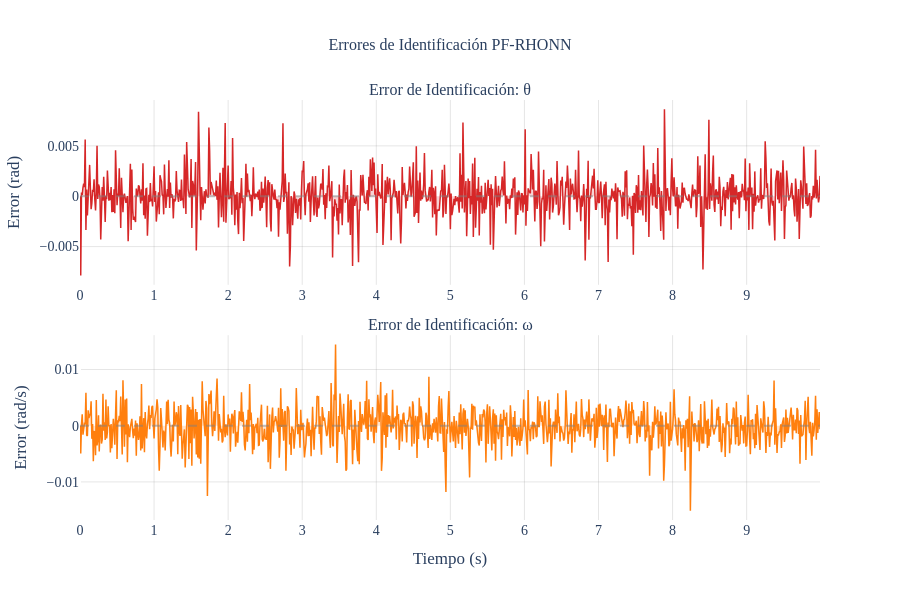

Notebook source saved alongside this figure:
### Code cell
# ============================================================
# 8) IDENTIFICATION ERRORS
# ============================================================

errors_pf = x_true - x_est_pf

fig = make_subplots(
    rows=2, cols=1,
    subplot_titles=('Error de Identificación: θ', 'Error de Identificación: ω'),
    vertical_spacing=0.12
)

# θ error
fig.add_trace(go.Scatter(
    x=t, y=errors_pf[:, 0],
    mode='lines',
    name='Error θ',
    line=dict(color='#d62728', width=1.5),
    fill='tozeroy',
    fillcolor='rgba(214, 39, 40, 0.2)'
), row=1, col=1)

# ω error
fig.add_trace(go.Scatter(
    x=t, y=errors_pf[:, 1],
    mode='lines',
    name='Error ω',
    line=dict(color='#ff7f0e', width=1.5),
    fill='tozeroy',
    fillcolor='rgba(255, 127, 14, 0.2)',
    showlegend=False
), row=2, col=1)

# Zero reference lines
fig.add_hline(y=0, line_dash="dash", line_color="gray", opacity=0.5, row=1, col=1)
fig.add_hline(y=0, line_dash="dash", line_color="gray", opacity=0.5, row=2, col=1)

fig.update_xaxes(title_text="Tiempo (s)", row=2, col=1,
                 gridcolor=thesis_config['gridcolor'], showgrid=True)
fig.update_xaxes(gridcolor=thesis_config['gridcolor'], showgrid=True, row=1, col=1)

fig.update_yaxes(title_text="Error (rad)", row=1, col=1,
                 gridcolor=thesis_config['gridcolor'], showgrid=True)
fig.update_yaxes(title_text="Error (rad/s)", row=2, col=1,
                 gridcolor=thesis_config['gridcolor'], showgrid=True)

fig.update_layout(
    height=600,
    title=dict(
        text='Errores de Identificación PF-RHONN',
        x=0.5,
        xanchor='center',
        font=dict(size=thesis_config['title_size'], family=thesis_config['font_family'])
    ),
    font=dict(size=thesis_config['font_size'], family=thesis_config['font_family']),
    plot_bgcolor=thesis_config['plot_bgcolor'],
    paper_bgcolor=thesis_config['paper_bgcolor'],
    showlegend=False,
    hovermode='x unified'
)

fig.show()

print(f"\n✓ Identification error plots generated")

### Figure 1 — Plotly figure (JSON) as saved in the notebook; plotly's stock layout.template omitted (floating-point values rounded to 4 significant figures; data arrays with more than 128 entries replaced by an {"elided": "..."} marker saying what was removed)
{"data": [{"fill": "tozeroy", "fillcolor": "rgba(214, 39, 40, 0.2)", "line": {"color": "#d62728", "width": 1.5}, "mode": "lines", "name": "Error θ", "type": "scatter", "x": {"elided": "1000 float values"}, "xaxis": "x", "y": {"elided": "1000 float values"}, "yaxis": "y"}, {"fill": "tozeroy", "fillcolor": "rgba(255, 127, 14, 0.2)", "line": {"color": "#ff7f0e", "width": 1.5}, "mode": "lines", "name": "Error ω", "showlegend": false, "type": "scatter", "x": {"elided": "1000 float values"}, "xaxis": "x2", "y": {"elided": "1000 float values"}, "yaxis": "y2"}], "layout": {"annotations": [{"font": {"size": 16}, "showarrow": false, "text": "Error de Identificación: θ", "x": 0.5, "xanchor": "center", "xref": "paper", "y": 1, "yanchor": "bottom", "yref": "paper"}, {"font": {"size": 16}, "showarrow": false, "text": "Error de Identificación: ω", "x": 0.5, "xanchor": "center", "xref": "paper", "y": 0.44, "yanchor": "bottom", "yref": "paper"}], "font": {"family": "Computer Modern", "size": 14}, "height": 600, "hovermode": "x unified", "paper_bgcolor": "white", "plot_bgcolor": "white", "shapes": [{"line": {"color": "gray", "dash": "dash"}, "opacity": 0.5, "type": "line", "x0": 0, "x1": 1, "xref": "x domain", "y0": 0, "y1": 0, "yref": "y"}, {"line": {"color": "gray", "dash": "dash"}, "opacity": 0.5, "type": "line", "x0": 0, "x1": 1, "xref": "x2 domain", "y0": 0, "y1": 0, "yref": "y2"}], "showlegend": false, "title": {"font": {"family": "Computer Modern", "size": 16}, "text": "Errores de Identificación PF-RHONN", "x": 0.5, "xanchor": "center"}, "xaxis": {"anchor": "y", "domain": [0, 1], "gridcolor": "rgba(128,128,128,0.2)", "showgrid": true}, "xaxis2": {"anchor": "y2", "domain": [0, 1], "gridcolor": "rgba(128,128,128,0.2)", "showgrid": true, "title": {"text": "Tiempo (s)"}}, "yaxis": {"anchor": "x", "domain": [0.56, 1], "gridcolor": "rgba(128,128,128,0.2)", "showgrid": true, "title": {"text": "Error (rad)"}}, "yaxis2": {"anchor": "x2", "domain": [0, 0.44], "gridcolor": "rgba(128,128,128,0.2)", "showgrid": true, "title": {"text": "Error (rad/s)"}}}}
